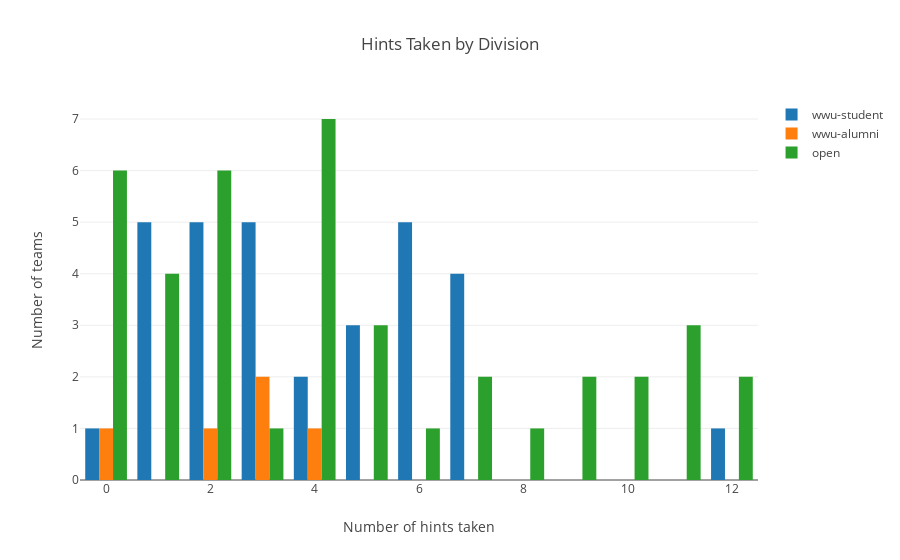

The notebook cell saved with this chart:
### Code cell
# Bar Chart for Hints Taken by division

bar_chart_data = []

for division, div in counts.items():
    trace = go.Bar(
        x=[num for num in range(13)],
        y=[div['hints_used'][num] for num in range(13)],
        name=division
    )
    
    bar_chart_data.append(trace)
    
layout = go.Layout(
    barmode='group',
    title='Hints Taken by Division',
    xaxis=dict(title="Number of hints taken"),
    yaxis=dict(title="Number of teams")
    
)
fig = go.Figure(data=bar_chart_data, layout=layout)

iplot(fig)

### Figure 1 — Plotly figure (JSON) as saved in the notebook; plotly's stock layout.template omitted (floating-point values rounded to 4 significant figures)
{"data": [{"name": "wwu-student", "type": "bar", "x": [0, 1, 2, 3, 4, 5, 6, 7, 8, 9, 10, 11, 12], "y": [1, 5, 5, 5, 2, 3, 5, 4, 0, 0, 0, 0, 1]}, {"name": "wwu-alumni", "type": "bar", "x": [0, 1, 2, 3, 4, 5, 6, 7, 8, 9, 10, 11, 12], "y": [1, 0, 1, 2, 1, 0, 0, 0, 0, 0, 0, 0, 0]}, {"name": "open", "type": "bar", "x": [0, 1, 2, 3, 4, 5, 6, 7, 8, 9, 10, 11, 12], "y": [6, 4, 6, 1, 7, 3, 1, 2, 1, 2, 2, 3, 2]}], "layout": {"barmode": "group", "title": "Hints Taken by Division", "xaxis": {"title": "Number of hints taken"}, "yaxis": {"title": "Number of teams"}}}
